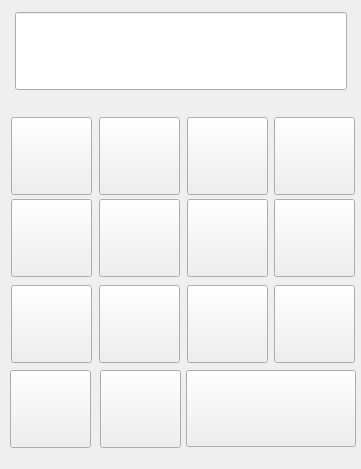
<?xml version="1.0" encoding="UTF-8"?>
<ui version="4.0">
 <class>Calculate</class>
 <widget class="QWidget" name="Calculate">
  <property name="geometry">
   <rect>
    <x>0</x>
    <y>0</y>
    <width>361</width>
    <height>469</height>
   </rect>
  </property>
  <property name="windowTitle">
   <string>Form</string>
  </property>
  <widget class="QWidget" name="background" native="true">
   <property name="geometry">
    <rect>
     <x>0</x>
     <y>0</y>
     <width>361</width>
     <height>469</height>
    </rect>
   </property>
   <widget class="QLineEdit" name="lineEdit">
    <property name="geometry">
     <rect>
      <x>15</x>
      <y>12</y>
      <width>332</width>
      <height>78</height>
     </rect>
    </property>
    <property name="font">
     <font>
      <family>Microsoft YaHei UI Light</family>
      <pointsize>26</pointsize>
     </font>
    </property>
    <property name="text">
     <string/>
    </property>
   </widget>
   <widget class="QPushButton" name="pushButton_7">
    <property name="geometry">
     <rect>
      <x>11</x>
      <y>117</y>
      <width>81</width>
      <height>78</height>
     </rect>
    </property>
    <property name="focusPolicy">
     <enum>Qt::NoFocus</enum>
    </property>
    <property name="text">
     <string/>
    </property>
   </widget>
   <widget class="QPushButton" name="pushButton_8">
    <property name="geometry">
     <rect>
      <x>99</x>
      <y>117</y>
      <width>81</width>
      <height>78</height>
     </rect>
    </property>
    <property name="focusPolicy">
     <enum>Qt::NoFocus</enum>
    </property>
    <property name="text">
     <string/>
    </property>
   </widget>
   <widget class="QPushButton" name="pushButton_9">
    <property name="geometry">
     <rect>
      <x>187</x>
      <y>117</y>
      <width>81</width>
      <height>78</height>
     </rect>
    </property>
    <property name="focusPolicy">
     <enum>Qt::NoFocus</enum>
    </property>
    <property name="text">
     <string/>
    </property>
   </widget>
   <widget class="QPushButton" name="pushButton_Backspace">
    <property name="geometry">
     <rect>
      <x>274</x>
      <y>117</y>
      <width>81</width>
      <height>78</height>
     </rect>
    </property>
    <property name="focusPolicy">
     <enum>Qt::NoFocus</enum>
    </property>
    <property name="text">
     <string/>
    </property>
   </widget>
   <widget class="QPushButton" name="pushButton_4">
    <property name="geometry">
     <rect>
      <x>11</x>
      <y>199</y>
      <width>81</width>
      <height>78</height>
     </rect>
    </property>
    <property name="focusPolicy">
     <enum>Qt::NoFocus</enum>
    </property>
    <property name="text">
     <string/>
    </property>
   </widget>
   <widget class="QPushButton" name="pushButton_1">
    <property name="geometry">
     <rect>
      <x>11</x>
      <y>285</y>
      <width>81</width>
      <height>78</height>
     </rect>
    </property>
    <property name="focusPolicy">
     <enum>Qt::NoFocus</enum>
    </property>
    <property name="text">
     <string/>
    </property>
   </widget>
   <widget class="QPushButton" name="pushButton_Period">
    <property name="geometry">
     <rect>
      <x>10</x>
      <y>370</y>
      <width>81</width>
      <height>78</height>
     </rect>
    </property>
    <property name="focusPolicy">
     <enum>Qt::NoFocus</enum>
    </property>
    <property name="text">
     <string/>
    </property>
   </widget>
   <widget class="QPushButton" name="pushButton_5">
    <property name="geometry">
     <rect>
      <x>99</x>
      <y>199</y>
      <width>81</width>
      <height>78</height>
     </rect>
    </property>
    <property name="focusPolicy">
     <enum>Qt::NoFocus</enum>
    </property>
    <property name="text">
     <string/>
    </property>
   </widget>
   <widget class="QPushButton" name="pushButton_2">
    <property name="geometry">
     <rect>
      <x>99</x>
      <y>285</y>
      <width>81</width>
      <height>78</height>
     </rect>
    </property>
    <property name="focusPolicy">
     <enum>Qt::NoFocus</enum>
    </property>
    <property name="text">
     <string/>
    </property>
   </widget>
   <widget class="QPushButton" name="pushButton_0">
    <property name="geometry">
     <rect>
      <x>100</x>
      <y>370</y>
      <width>81</width>
      <height>78</height>
     </rect>
    </property>
    <property name="focusPolicy">
     <enum>Qt::NoFocus</enum>
    </property>
    <property name="text">
     <string/>
    </property>
   </widget>
   <widget class="QPushButton" name="pushButton_6">
    <property name="geometry">
     <rect>
      <x>187</x>
      <y>199</y>
      <width>81</width>
      <height>78</height>
     </rect>
    </property>
    <property name="focusPolicy">
     <enum>Qt::NoFocus</enum>
    </property>
    <property name="text">
     <string/>
    </property>
   </widget>
   <widget class="QPushButton" name="pushButton_3">
    <property name="geometry">
     <rect>
      <x>187</x>
      <y>285</y>
      <width>81</width>
      <height>78</height>
     </rect>
    </property>
    <property name="focusPolicy">
     <enum>Qt::NoFocus</enum>
    </property>
    <property name="text">
     <string/>
    </property>
   </widget>
   <widget class="QPushButton" name="pushButton_Minus">
    <property name="geometry">
     <rect>
      <x>274</x>
      <y>199</y>
      <width>81</width>
      <height>78</height>
     </rect>
    </property>
    <property name="focusPolicy">
     <enum>Qt::NoFocus</enum>
    </property>
    <property name="text">
     <string/>
    </property>
   </widget>
   <widget class="QPushButton" name="pushButton_Esc">
    <property name="geometry">
     <rect>
      <x>274</x>
      <y>285</y>
      <width>81</width>
      <height>78</height>
     </rect>
    </property>
    <property name="focusPolicy">
     <enum>Qt::NoFocus</enum>
    </property>
    <property name="text">
     <string/>
    </property>
   </widget>
   <widget class="QPushButton" name="pushButton_OK">
    <property name="geometry">
     <rect>
      <x>186</x>
      <y>370</y>
      <width>170</width>
      <height>77</height>
     </rect>
    </property>
    <property name="focusPolicy">
     <enum>Qt::NoFocus</enum>
    </property>
    <property name="text">
     <string/>
    </property>
   </widget>
  </widget>
 </widget>
 <resources/>
 <connections/>
</ui>
